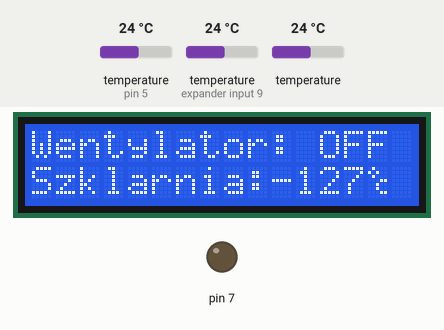
This sketch was run on a simulated Arduino Uno, built with avr-gcc and run on an emulated ATmega328P. Shown: 16×2 character LCD, output pins drawn as LEDs (lit = HIGH). The test bench sets the inputs (shaded band); at power-on: temperature (sensors on expander input 9, pin 5) 24 °C, temperature 24 °C.

Above: at 4.7 s.
4.8 s: temperature (sensor on expander input 9) set to 32.6 °C
At 7.4 s:
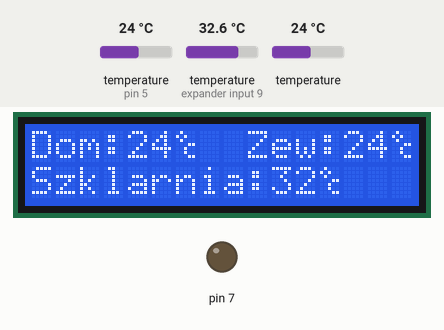
18.1 s: temperature (sensor on expander input 9) set to 33.8 °C
At 23.2 s:
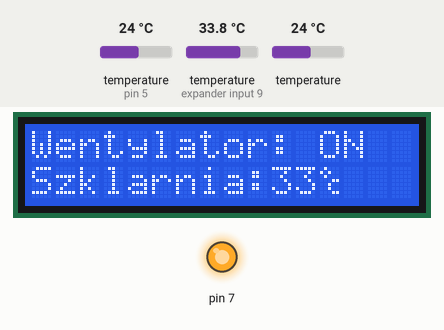
32.1 s: temperature (sensor on pin 5) set to 12 °C
At 38.0 s:
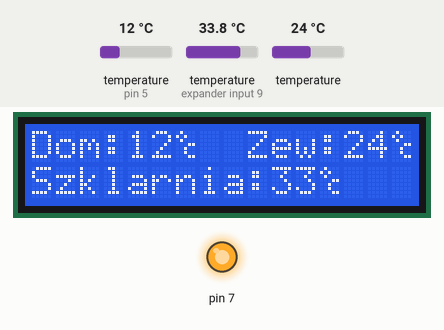
43.2 s: temperature (sensor 205) set to 12 °C
At 44.8 s:
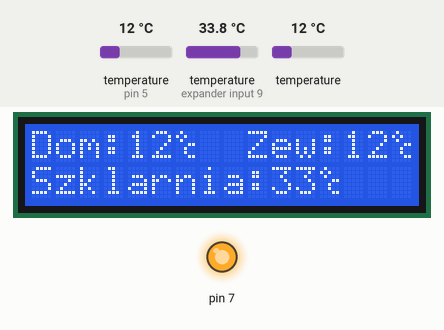
52.5 s: temperature (sensor on pin 5) set to 19 °C
At 57.3 s:
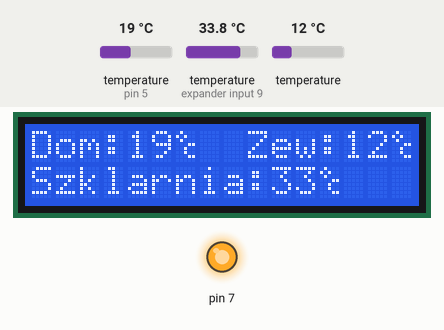
61.9 s: temperature (sensor 205) set to 19 °C
At 64.1 s:
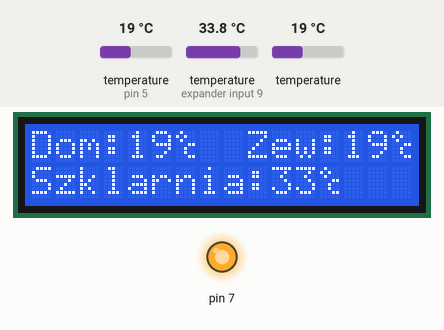
Timing chart, 0 to 65.6 s (numbered marks = the images above; inputs shaded):
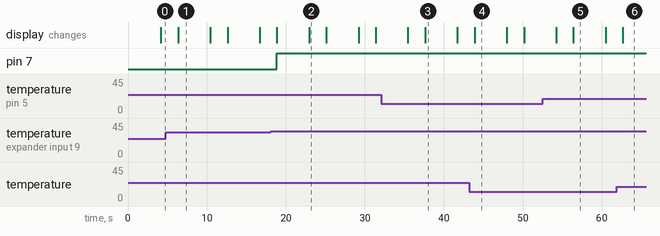

Measured:
- the behaviour switches between 32.9 and 33 °C on temperature (sensor on expander input 9) (found by bisection; images 1 and 2)
- after the input at 18.1 s, pin 7: LOW → HIGH after 0.76 s; the display: first changes after 0.76 s (image 2 shows a later state)
- after the input at 32.1 s, the display: first differs from a run without the input after 5.5 s (image 3)
- after the input at 43.2 s, the display: changes after 0.69 s (image 4)
- after the input at 52.5 s, the display: first differs from a run without the input after 3.9 s (image 5)
- after the input at 61.9 s, the display: changes after 0.77 s (image 6)
- what the display in image 1 shows lasts 4.1 s, from 6.3 s to 10.4 s

The sketch:

arduino.ino
```cpp
#include <EtherCard.h>
#include <OneWire.h>
#include <DallasTemperature.h>
#include <Wire.h>
#include <LiquidCrystal_I2C.h>

#define ONE_WIRE_BUS 5
#define FAN_START 33
#define FAN_STOP 30


static byte mymac[] = { 0x74,0x69,0x69,0x2D,0x30,0x31 };
static byte myip[] = { 10,0,0,180 };

byte Ethernet::buffer[500];
BufferFiller bfill;

OneWire oneWire(ONE_WIRE_BUS);
DallasTemperature sensors(&oneWire);
LiquidCrystal_I2C lcd(0x27, 16, 2);

byte deg[8] = {
  B01000,
  B10100,
  B01000,
  B00011,
  B00100,
  B00100,
  B00011,
  B00000
};

int temp1=-127, temp2=-127, temp3=-127, t=0;
int fan = 0;

static word homePage() {
  bfill = ether.tcpOffset();
  bfill.emit_p(PSTR(
    "HTTP/1.0 200 OK\r\n"
    "Content-Type: text/html\r\n"
    "Pragma: no-cache\r\n"
    "\r\n"
    "$D,$D,$D,$D"),
      temp1+100, temp2+100, temp3+100, fan);
  return bfill.position();
}


void setup () {
  ether.begin(sizeof Ethernet::buffer, mymac, SS);
  ether.staticSetup(myip);

  lcd.init();
  lcd.createChar(7, deg);
  lcd.backlight();

  sensors.begin();
  sensors.setResolution(9);

  pinMode(7, OUTPUT);
}

void loop () {
  word len = ether.packetReceive();
  word pos = ether.packetLoop(len);

  if (pos) ether.httpServerReply(homePage());

  if(t==600) {
    t=0;
    sensors.requestTemperatures();

    temp1 = sensors.getTempCByIndex(0);
    temp2 = sensors.getTempCByIndex(1);
    temp3 = sensors.getTempCByIndex(2);

    lcd.clear();
    lcd.print("Dom:");
    lcd.print(temp1);
    lcd.write(7);
    lcd.print("  Zew:");
    lcd.print(temp3);
    lcd.write(7);
    lcd.setCursor(0,1);
    lcd.print("Szklarnia:");
    lcd.print(temp2);
    lcd.write(7);

    if(temp2>=FAN_START && temp2<60 && !fan) fan = 1;
    if(temp2<=FAN_STOP && temp2>-30 && fan) fan = 0;

    if(fan) digitalWrite(7, HIGH);
    else digitalWrite(7, LOW);

  }

  if(t==400) {
    lcd.clear();
    lcd.print("Wentylator: ");
    if(fan) lcd.print("ON");
    else lcd.print("OFF");

    lcd.setCursor(0,1);
    lcd.print("Szklarnia:");
    lcd.print(temp2);
    lcd.write(7);
  }

  t++;
  delay(10);
}
```
